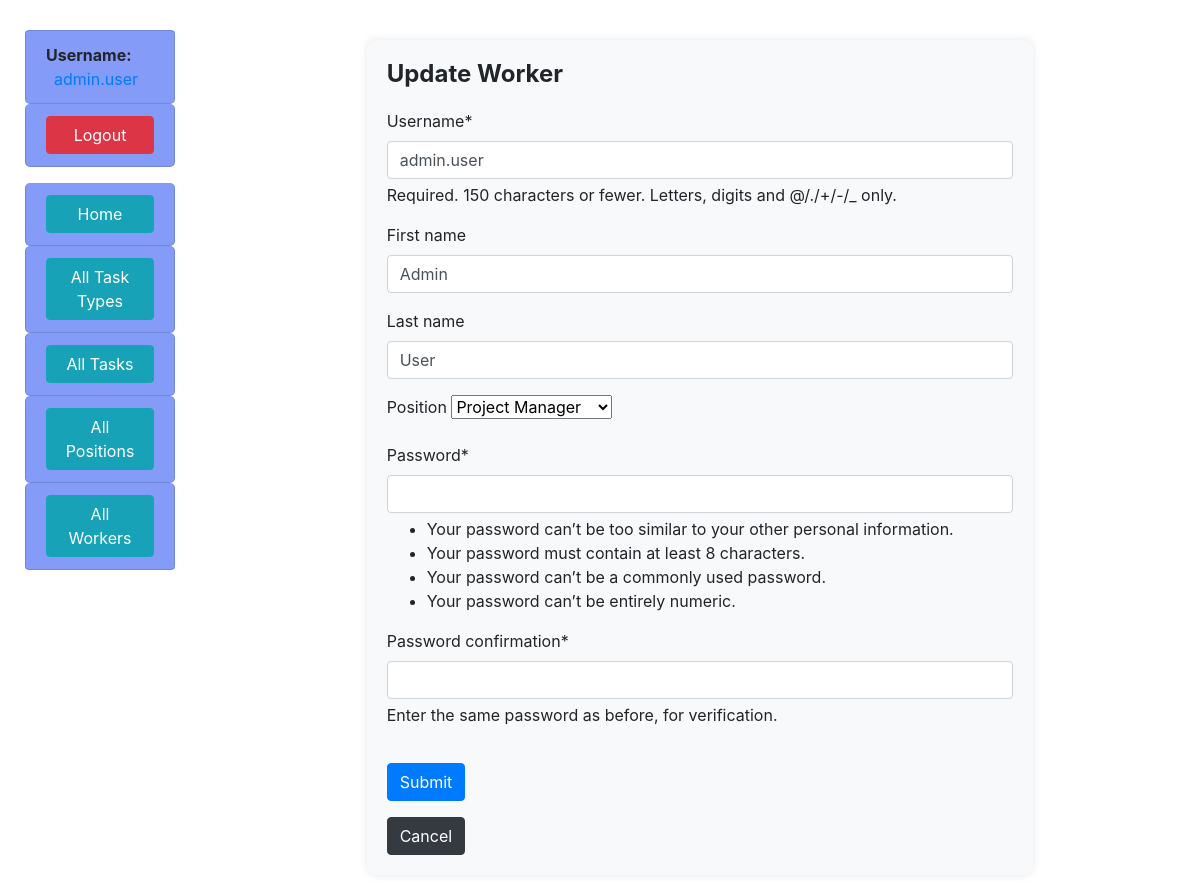
Screenshot of /workers/1/update/ (signed in) with the database file from the repository.
### task/models.py (models this page shows, shortened)
class Worker(AbstractUser):
    position = models.ForeignKey(
        "Position",
        on_delete=models.CASCADE,
        related_name="workers",
        blank=True,
        null=True
    )
    class Meta:
        ordering = ["position"]
        verbose_name = "worker"
        verbose_name_plural = "workers"
    def get_absolute_url(self):
        return reverse("task:worker-detail", kwargs={"pk": self.pk})

### task/views.py (the view, shortened to what this page needs)
class WorkerUpdateView(LoginRequiredMixin, generic.UpdateView):
    model = Worker
    form_class = WorkerForm

### task/forms.py
class WorkerForm(UserCreationForm):
    class Meta(UserCreationForm):
        model = Worker
        fields = UserCreationForm.Meta.fields + (
            "first_name",
            "last_name",
            "position",
        )

### task/models.py (called while the page is built)
    def __str__(self):
        return self.name

### templates/task/worker_form.html (shortened to what this page needs)
{% extends "base.html" %}
{% load crispy_forms_filters %}
{% block content %}
  <div class="row justify-content-center">
    <div class="col-md-8 form-container">
      <h1 class="form-title">{{ object|yesno:"Update,Create" }} Worker</h1>
      <form action="" method="post" novalidate>
        {{ form|crispy }}
        <input type="submit" value="Submit" class="btn btn-primary submit-button">
      </form>
      {% if object %}
        <a href="{{ worker.get_absolute_url }}" class="btn btn-dark mt-3">Cancel</a>
      {% else %}
        <a href="{% url 'task:worker-list' %}" class="btn btn-dark mt-3">Cancel</a>
      {% endif %}
    </div>
  </div>
{% endblock %}

### templates/includes/sidebar.html (shortened to what this page needs)
<ul class="list-group sidebar-nav sticky-sidebar">
  {% if user.is_authenticated %}
    <li class="list-group-item sidebar-bg-color">
      <span class="font-weight-bold">Username:</span>
      <a href="{{ user.get_absolute_url }}" class="ml-2">{{ user.username }}</a>
    </li>
    <li class="list-group-item sidebar-bg-color mb-3">
      <a href="{% url 'logout' %}" class="btn btn-danger btn-block">Logout</a>
    </li>
  {% endif %}
  <li class="list-group-item sidebar-bg-color">
    <a href="{% url 'task:index' %}" class="btn btn-info btn-block">Home</a>
  </li>
  <li class="list-group-item sidebar-bg-color">
    <a href="{% url 'task:task-type-list' %}" class="btn btn-info btn-block">All Task Types</a>
  </li>
  <li class="list-group-item sidebar-bg-color">
    <a href="{% url 'task:task-list' %}" class="btn btn-info btn-block">All Tasks</a>
  </li>
  <li class="list-group-item sidebar-bg-color">
    <a href="{% url 'task:position-list' %}" class="btn btn-info btn-block">All Positions</a>
  </li>
  <li class="list-group-item sidebar-bg-color">
    <a href="{% url 'task:worker-list' %}" class="btn btn-info btn-block">All Workers</a>
  </li>
</ul>

### static/css/styles.css (style rules this page uses)
body { margin-top: 20px; }
.sidebar-bg-color { background-color: rgb(132, 155, 248); }
.list-group-item { border-radius: 5px; }
.sticky-sidebar { position: sticky; top: 0; z-index: 1; padding: 10px; }
.form-container { background-color: #f8f9fa; padding: 20px; border-radius: 10px; box-shadow: 0 0 10px rgba(0, 0, 0, 0.1); margin-top: 20px; margin-bottom: 20px; }
.form-title { font-size: 24px; font-weight: bold; margin-bottom: 20px; }
.submit-button { margin-top: 20px; }

### rows the page displays
Worker: username "admin.user", first_name "Admin", last_name "User", position "Project Manager"

### other values shown
{{ object|yesno:"Update,Create" }} "Update"
